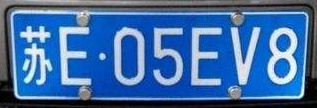
#> input picture final_data/final.jpg, 317 x 108 px, found by its file name
$ python -i lpcs.py   (imports and definitions only)
#> lines starting #> are read from the running program, lines starting #| are printed output that depends on the picture; after the words box and inside, x2 and y2 are one past the last pixel; in counts of white or black regions, pixels touching at a corner belong together
# 字符分割

import os
import cv2
import math
import random
import numpy as np
from scipy import misc, ndimage
from matplotlib import pyplot as plt

# 水平投影
def getHProjection(image):
    # 将image转换为二值图，ret接受当前阈值，thresh1接受输出的二值图
    ret, thresh1 = cv2.threshold(image, 127, 255, cv2.THRESH_BINARY)
    # cv2.imshow('Thresh1image', thresh1)
    h, w = thresh1.shape  # 返回高宽
    # print('h = %d, w = %d' % (h, w))
    a = [0 for z in range(0, h)]  # a = [0, 0, ... , 0] 记录每一行的白点数

    #记录每一行的波峰
    for y in range(0, h):  # 遍历一行
        for x in range(0, w):  # 遍历一列
            if thresh1[y, x] == 255:  # 如果该点为白点
                a[y] += 1     # 该列计数器加一
            thresh1[y, x] = 255  # 每个像素点涂白
    for y in range(0, h):
        for x in range(a[y]):  # 该行统计的白点数
            thresh1[y, x] = 0  # 涂黑

    # cv2.imshow('Himage', thresh1)

    # 把上下两边的框框去掉
    row1, row2 = 0, h
    count = 0
    for i in range(0, h):
        count += 1
        if a[i] <= 20:  # 阈值为10
            if row1 == 0:
                row1 = i
                count = 0
            else:
                if count < h * 0.3:
                    row1 = i
                    count = 0
                else:
                    row2 = i
                    break

    # print('row1 = %d, row2 = %d' % (row1, row2))
    Cimg = image[row1:row2, :]

    # cv2.imshow('Cutimage', Cimg)
    return Cimg

# 垂直投影
def getVProjection(image):
    # 将image转换为二值图，ret接受当前阈值，thresh1接受输出的二值图
    ret, thresh1 = cv2.threshold(image, 127, 255, cv2.THRESH_BINARY)
    BinImg = thresh1.copy()
    # cv2.imshow('Sourceimage', thresh1)
    h, w = thresh1.shape  # 返回高宽
    # print('h = %d, w = %d' % (h, w))
    a = [0 for z in range(0, w)]  # a = [0, 0, ... , 0] 记录每一列的白点数

    # 记录每一列的波峰
    for x in range(0, w):  # 遍历一列
        for y in range(0, h):  # 遍历一行
            if thresh1[y, x] == 255:  # 如果该点为白点
                a[x] += 1  # 该列计数器加一
            thresh1[y, x] = 255  # 每个像素点涂白
    for x in range(0, w):
        for y in range(a[x]):  # 该列统计的白点数
            thresh1[y, x] = 0  # 涂黑

    # cv2.imshow('Vimage', thresh1)

    # 把左右两边的框框去掉，并把七个字符分割开来
    col1, col2 = 0, w
    ch = [[0 for i in range(2)] for i in range(10)]  # 每个字符的位置
    count, index = 0, 0    # 连续列值，字符下标
    area_part = 0.0
    test_count = 0
    for i in range(0, w):
        count += 1
        if a[i] <= 5:  # 阈值5
            if col1 == 0:
                col1 = i
            else:
                if area_part == 0:
                    continue
                test_count += 1
                # print('%d: %.6f' % (test_count, area_part / (w * h)))
                if area_part / (w * h) < 0.015:
                    col1 = 0
                    # count = 0
                else:  # 这是个有效字符
                    col2 = i
                    # print('%d: col1 = %d, col2 = %d' % (index + 1, col1, col2))
                    # 录入第index个字符数组
                    ch[index][0] = col1
                    ch[index][1] = col2
                    col1 = 0
                    col2 = 0
                    index += 1
                    # count = 0
            area_part = 0.0
        else:
            area_part += a[i]   # 该列有数值，统计该连续单位的数值

    project_path = os.path.abspath(os.getcwd())
    save_path = os.path.join(project_path, 'chimg/0')

    for i in range(0, index):
        Cimg = BinImg[:, ch[i][0]:ch[i][1]]
        # print(Cimg.shape)
        #Cimg = Cimg.resize(24, 24)
        # cv2.imshow('Ch%d' % (i+1), Cimg)
        C2img = cv2.resize(Cimg, (32, 32), interpolation=cv2.INTER_AREA)
        # BlurImg = cv2.GaussianBlur(C2img, (3, 3), 0)
        cv2.imwrite(os.path.join(save_path, '%d.bmp' % (i + 1)), C2img)

def lpcs():
    dir_path = os.path.abspath(os.getcwd())
    file_path = os.path.join(dir_path, 'final_data/final.jpg')

    img = cv2.imread(file_path)
#> img is the input picture: shape (108, 317, 3); mean B, G, R 164, 107.8, 63.5
    # cv2.imshow('origin', img)

    # 霍夫变换
    gray = cv2.cvtColor(img, cv2.COLOR_BGR2GRAY)
    # cv2.imshow('gray', gray)
    gaus = cv2.GaussianBlur(gray, (3, 3), 0)
    # cv2.imshow('gaus', gaus)
    edges = cv2.Canny(gaus, 80, 210, apertureSize=3)
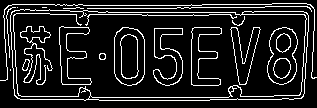
#> edges: shape (108, 317); 12.7% white in thin lines or dots
    # cv2.imshow('edges', edges)
    lines = cv2.HoughLines(edges, 1, np.pi / 180, 0)
    for rho, theta in lines[0]:
        a = np.cos(theta)
        b = np.sin(theta)
        x0 = a * rho
        y0 = b * rho
        x1 = int(x0 + 1000 * (-b))
        y1 = int(y0 + 1000 * (a))
        x2 = int(x0 - 1000 * (-b))
        y2 = int(y0 - 1000 * (a))
#> this loop made 1 pass
#> (rho, theta, a, b, x0, y0, x1, y1) on pass 1: (11, 1.55, 0.0175, 1, 0.192, 11, -999, 28)
    t = float(y2 - y1) / (x2 - x1)
#> t = -0.017
    rotate_angle = math.degrees(math.atan(t))
#> rotate_angle = -0.974
    if rotate_angle > 45:
        rotate_angle = -90 + rotate_angle
    elif rotate_angle < -45:
        rotate_angle = 90 + rotate_angle
    rotate_img = ndimage.rotate(img, rotate_angle)
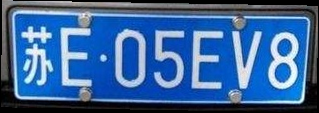
#> rotate_img: shape (113, 319, 3); mean B, G, R 154.9, 101.6, 59.6
    # cv2.imshow('rotate', rotate_img)
    # cv2.waitKey(0)

    # 转化为灰度图
    lpImage = cv2.cvtColor(rotate_img, cv2.COLOR_BGR2GRAY)
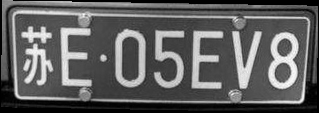
#> lpImage: shape (113, 319); min 0, max 251, mean 95.1
    # cv2.imshow('lpImage', lpImage)

    # 字符分割部分
    cimg = getHProjection(lpImage)
#> in getHProjection, `ret, thresh1 = cv2.threshold(image, 127, 255, cv2.THRESH_BINARY)`: thresh1: shape (113, 319); 25% white; 27 white regions (13 under 20 px), largest, box (x1, y1, x2, y2) and area: (12, 9, 245, 100) 1323, (268, 32, 299, 89) 957, (60, 27, 92, 101) 950
#> after the loop in getHProjection, `for y in range(0, h):`: thresh1: shape (113, 319); every value is 255
#> after the loop in getHProjection, `for y in range(0, h):`:
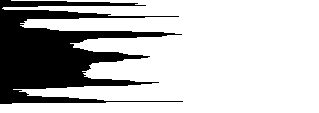
#> thresh1: shape (113, 319); 75% white; 1 black region, box (x1, y1, x2, y2) and area: (0, 0, 183, 104) 9024
    getVProjection(cimg)
#> in getVProjection, `ret, thresh1 = cv2.threshold(image, 127, 255, cv2.THRESH_BINARY)`:
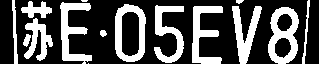
#> thresh1: shape (64, 319); 31.6% white; 15 white regions (2 under 20 px), largest, box (x1, y1, x2, y2) and area: (268, 7, 299, 64) 957, (60, 2, 92, 64) 872, (115, 4, 146, 62) 868
#> after the loop in getVProjection, `for x in range(0, w):`: thresh1: shape (64, 319); every value is 255
#> after the loop in getVProjection, `for x in range(0, w):`:
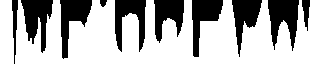
#> thresh1: shape (64, 319); 68.4% white; 10 black regions, largest, box (x1, y1, x2, y2) and area: (268, 0, 299, 51) 957, (21, 0, 53, 53) 925, (60, 0, 92, 59) 885
#> after the loop in getVProjection, `for i in range(0, index):`:
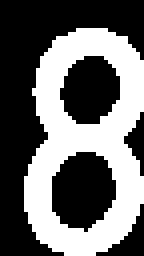
#> Cimg: shape (64, 36) (shown 4 times larger); 41.3% white; 1 white region, box (x1, y1, x2, y2) and area: (6, 7, 36, 64) 952

    # cv2.waitKey(0)
    # cv2.destroyAllWindows()

>>> result = lpcs()
